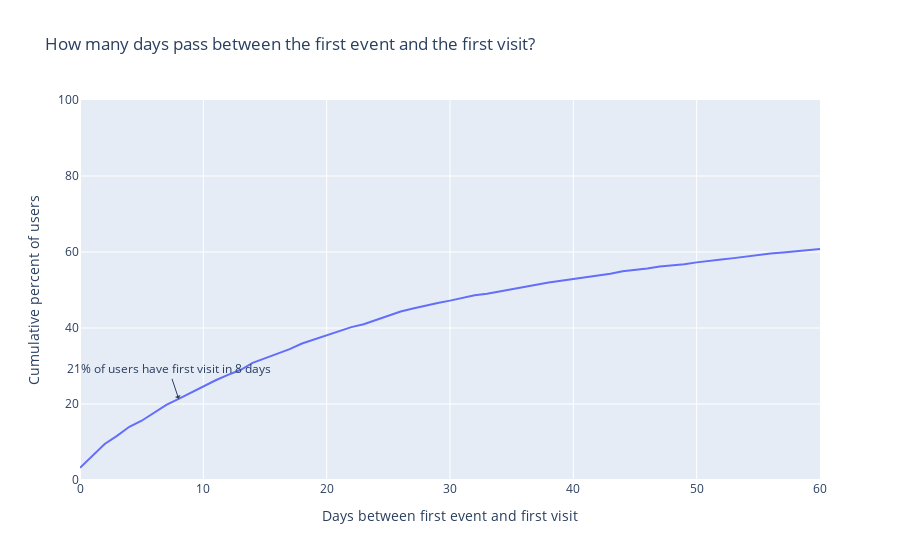

Notebook code cell kept with this figure:
### Markdown cell above
### How many days pass from first event until first visit at TripAdvisor

### Code cell
days_between_before_first_visit = duck_con.execute("""
WITH prebase_first_visit AS (
    SELECT userid,
        date_casted,
        event_order
    FROM clickstream2
    WHERE visit_tripadvisor = TRUE
        AND day_visited_number = 1
)
SELECT first_event.userid,
    first_event.date_casted first_date_event,
    prebase_first_visit.date_casted first_date_visit,
    DATE_DIFF('day', first_event.date_casted, prebase_first_visit.date_casted) days_between
FROM clickstream2 first_event
INNER JOIN prebase_first_visit ON first_event.userid = prebase_first_visit.userid
WHERE first_event.event_order = 1"""
).df()

# show the cumulative percent of users from day 1 to day 30 
all_days = days_between_before_first_visit['days_between'].value_counts().sort_index().reset_index()
all_days.columns = ['days_between', 'count']
all_days['cumulative_percent'] = round((all_days['count'].cumsum()/len(days_between_before_first_visit))*100, 2)

until_n_day = 60
only_30_days = all_days[all_days['days_between'] <= until_n_day]

# plot with plotly the cumulative percent of users from day 1 to day until_n_day
# Add a annotation only when the cumulative percent is 80%

fig = px.line(
    only_30_days,
    x="days_between",
    y="cumulative_percent",
    title="How many days pass between the first event and the first visit?",
)
# Set fig axis Y from 0 to 100 and X from 0 to 30
fig.update_yaxes(range=[0, 100])
fig.update_xaxes(range=[0, until_n_day])

fig.update_layout(
    xaxis_title="Days between first event and first visit",
    yaxis_title="Cumulative percent of users",
    showlegend=False,
)

users_80_percent = only_30_days[only_30_days["cumulative_percent"] >= 20]
x_value = users_80_percent["days_between"].min()
y_value = users_80_percent["cumulative_percent"].min()
fig.add_annotation(
    x=x_value,
    y=y_value,
    text=f"{round(y_value)}% of users have first visit in {x_value} days",
    showarrow=True,
    arrowhead=1,
)
fig.show(renderer="notebook")

### Figure 1 — Plotly figure (JSON) as saved in the notebook; plotly's stock layout.template omitted (floating-point values rounded to 4 significant figures)
{"data": [{"hovertemplate": "days_between=%{x}<br>cumulative_percent=%{y}<extra></extra>", "legendgroup": "", "line": {"color": "#636efa", "dash": "solid"}, "marker": {"symbol": "circle"}, "mode": "lines", "name": "", "orientation": "v", "showlegend": false, "type": "scatter", "x": [0, 1, 2, 3, 4, 5, 6, 7, 8, 9, 10, 11, 12, 13, 14, 15, 16, 17, 18, 19, 20, 21, 22, 23, 24, 25, 26, 27, 28, 29, 30, 31, 32, 33, 34, 35, 36, 37, 38, 39, 40, 41, 42, 43, 44, 45, 46, 47, 48, 49, 50, 51, 52, 53, 54, 55, 56, 57, 58, 59, 60], "xaxis": "x", "y": [3.21, 6.26, 9.47, 11.63, 14, 15.6, 17.69, 19.78, 21.36, 23, 24.81, 26.25, 27.65, 28.94, 30.84, 32.04, 33.16, 34.43, 35.92, 36.99, 38.09, 39.04, 40.24, 40.98, 42.1, 43.28, 44.32, 45.15, 45.94, 46.57, 47.2, 47.94, 48.59, 49.03, 49.67, 50.19, 50.76, 51.4, 51.96, 52.39, 52.95, 53.34, 53.81, 54.3, 54.96, 55.29, 55.65, 56.2, 56.45, 56.78, 57.27, 57.72, 58.05, 58.39, 58.81, 59.26, 59.62, 59.9, 60.24, 60.54, 60.8], "yaxis": "y"}], "layout": {"annotations": [{"arrowhead": 1, "showarrow": true, "text": "21% of users have first visit in 8 days", "x": 8, "y": 21.36}], "legend": {"tracegroupgap": 0}, "showlegend": false, "title": {"text": "How many days pass between the first event and the first visit?"}, "xaxis": {"anchor": "y", "domain": [0, 1], "range": [0, 60], "title": {"text": "Days between first event and first visit"}}, "yaxis": {"anchor": "x", "domain": [0, 1], "range": [0, 100], "title": {"text": "Cumulative percent of users"}}}}
